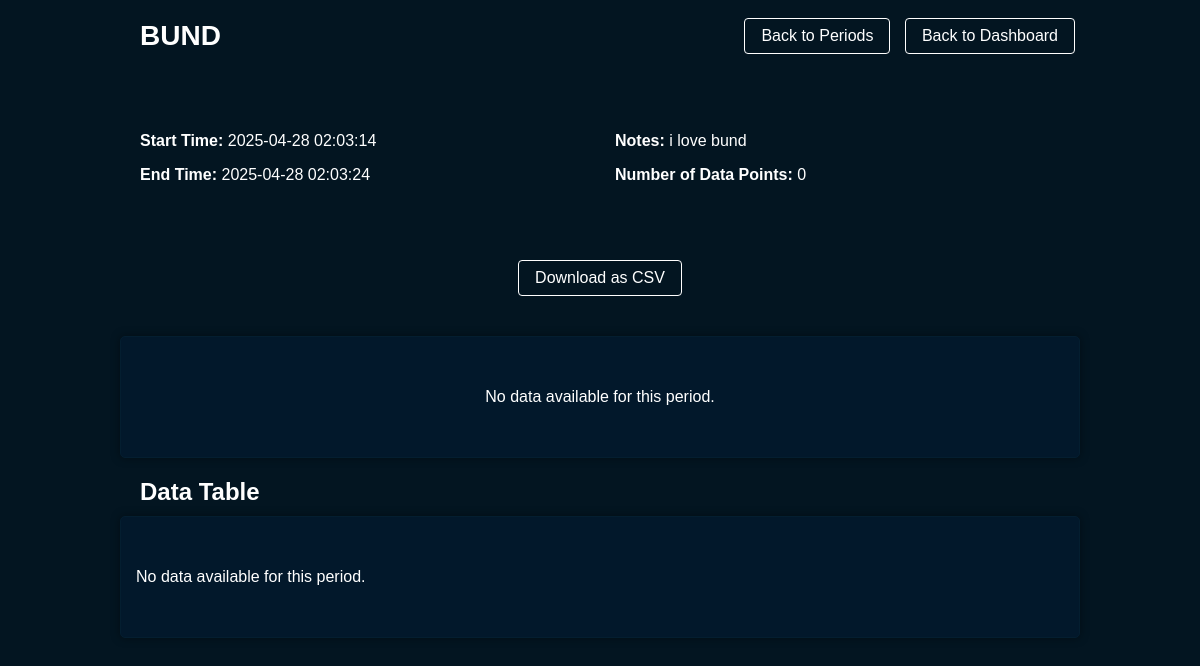
Screenshot of /period/5 with the database file from the repository.
### tables this page shows
CREATE TABLE data_periods (
            id INTEGER PRIMARY KEY AUTOINCREMENT,
            name TEXT,
            start_time TEXT,
            end_time TEXT,
            notes TEXT
        );

### app.py (the view)
@app.route('/period/<int:period_id>')
def view_period(period_id):
    try:
        period_info = get_period_info(period_id)
        if not period_info:
            return "Period not found", 404
        data = get_period_data(period_id)
        has_gps_data = any(item.get('Lat') and item.get('Lon') for item in data)
        return render_template('period_data.html',
                              period=period_info,
                              data=data,
                              has_gps_data=has_gps_data)
    except Exception as e:
        print(f"Error viewing period: {str(e)}")
        print(traceback.format_exc())
        return f"Error: {str(e)}", 500

### app.py (called while the page is built)
def get_db():
    db = getattr(g, '_database', None)
    if db is None:
        db = g._database = sqlite3.connect(DATABASE)
        db.row_factory = sqlite3.Row
    return db

@app.teardown_appcontext
def close_connection(exception):
    db = getattr(g, '_database', None)
    if db is not None:
        db.close()

def dict_factory(cursor, row):
    d = {}
    for idx, col in enumerate(cursor.description):
        d[col[0]] = row[idx]
    return d

def get_period_data(period_id):
    db = get_db()
    db.row_factory = dict_factory
    cursor = db.cursor()
    cursor.execute('SELECT * FROM sensor_data WHERE period_id = ? ORDER BY id ASC', (period_id,))
    return cursor.fetchall()

def get_period_info(period_id):
    db = get_db()
    db.row_factory = dict_factory
    cursor = db.cursor()
    cursor.execute('SELECT * FROM data_periods WHERE id = ?', (period_id,))
    return cursor.fetchone()

### templates/period_data.html (shortened to what this page needs)
<!DOCTYPE html>
<html lang="en">
<head>
    <link rel="stylesheet" href="https://unpkg.com/leaflet@1.9.4/dist/leaflet.css"
 />
    <link rel="stylesheet" href="/static/styles.css">
</head>
<body>
    <div class="container">
        <header class="mb-4">
            <div class="d-flex justify-content-between align-items-center">
                <h1>{{ period.name }}</h1>
                <div>
                    <a href="/periods" class="btn-outline me-2">Back to Periods</a>
                    <a href="/" class="btn-outline">Back to Dashboard</a>
                </div>
            </div>
        </header>
        <div class="period-info" style="padding: 20px;">
            <div class="row">
                <div class="col-md-6">
                    <p><strong>Start Time:</strong> {{ period.start_time }}</p>
                    {% if period.end_time %}
                        <p><strong>End Time:</strong> {{ period.end_time }}</p>
                    {% else %}
                        <p><strong>Status:</strong> <span class="badge bg-primary">Active</span></p>
                    {% endif %}
                </div>
                <div class="col-md-6">
                    {% if period.notes %}
                        <p><strong>Notes:</strong> {{ period.notes }}</p>
                    {% endif %}
                    <p><strong>Number of Data Points:</strong> {{ data|length }}</p>
                </div>
            </div>
        </div>
        <div class="controls">
            <a href="/period/{{ period.id }}/download?format=csv" class="btn-outline">
                Download as CSV
            </a>
        </div>
        <div id="no-data-message" style="display: none;" class="panel full-width">
            <p style="text-align: center; padding: 20px;">No data available for this period.</p>
        </div>
        <h2 style="margin: 20px 0 10px 20px;">Data Table</h2>
        <div class="panel full-width">
            <div class="table-container">
            </div>
        </div>
    </div>
</body>
</html>

### static/styles.css (style rules this page uses)
body { margin: 0; font-family: 'Segoe UI', Tahoma, Geneva, Verdana, sans-serif; background-color: #052847; color: white; }
h1 { text-align: center; padding: 20px; margin: 0; font-size: 28px; color: white; }
.panel { background-color: #09385c; border-radius: 12px; padding: 15px; box-shadow: 0 0 10px rgba(0, 0, 0, 0.4); }
.panel.full-width { grid-column: 1 / -1; }
.controls { display: flex; justify-content: center; margin-top: -10px; margin-bottom: 10px; }

### templates/period_data.html (style rules this page uses)
* { box-sizing: border-box; }
body { font-family: Arial, sans-serif; background-color: #031521; color: #fff; }
.panel { background-color: #02182b; border: 1px solid #041e30; border-radius: 5px; padding: 15px; }
.container { max-width: 1000px; margin: 0 auto; padding: 0 20px; }
.mb-4 { margin-bottom: 1.5rem; }
.d-flex { display: flex; }
.justify-content-between { justify-content: space-between; }
.align-items-center { align-items: center; }
.me-2 { margin-right: 0.5rem; }
.row { display: flex; flex-wrap: wrap; margin: 0 -15px; }
.col-md-6 { flex: 0 0 50%; padding: 0 15px; box-sizing: border-box; }
.btn-outline { background-color: transparent; color: white; border: 1px solid white; padding: 8px 16px; border-radius: 4px; cursor: pointer; text-decoration: none; display: inline-block; margin: 0 5px; }
.table-container { overflow-x: auto; margin: 20px 0; }
.controls { margin: 40px 0; text-align: left; padding: 0 20px; }

### rows the page displays
data_periods: name "BUND", start_time "2025-04-28 02:03:14", end_time "2025-04-28 02:03:24", notes "i love bund"

### other values shown
{{ data|length }} "0"
